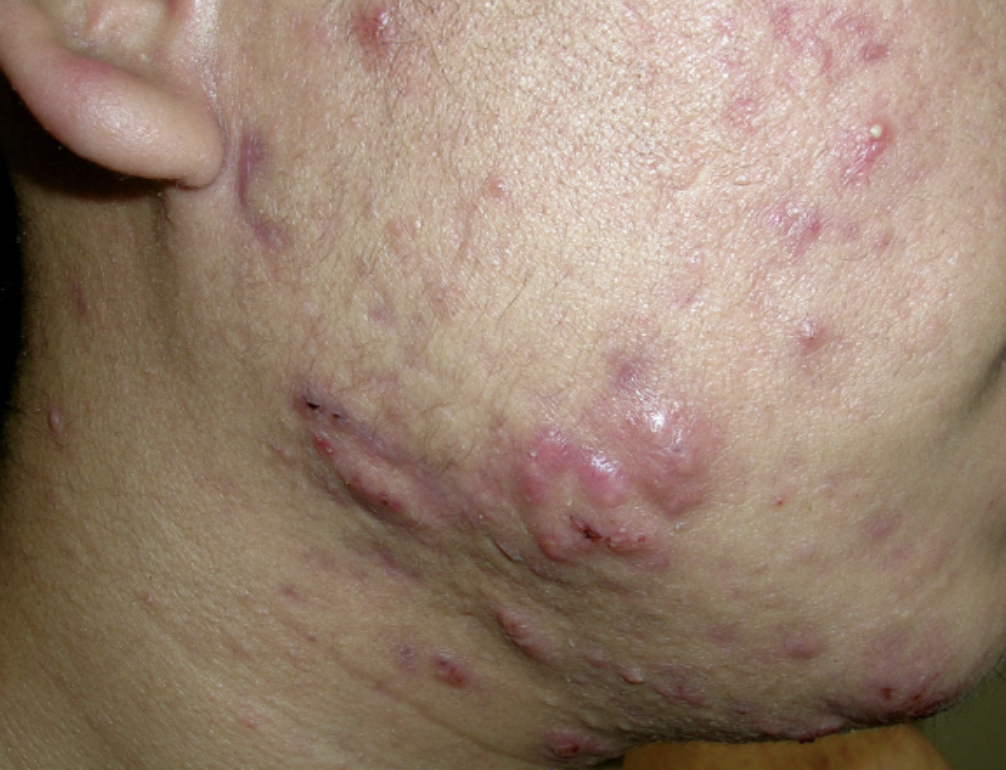
#> input picture 성민/스크린샷 2025-11-13 오후 4.03.55.png, 1006 x 770 px
$ python -i acne_detect.py   (imports and definitions only)
#> lines starting #> are read from the running program, lines starting #| are printed output that depends on the picture; after the words box and inside, x2 and y2 are one past the last pixel; in counts of white or black regions, pixels touching at a corner belong together
#> further down, picture is the input picture: shape (770, 1006, 3); mean B, G, R 110.6, 128.2, 150.7
import cv2
import numpy as np

# ---------------------------------------------------------
# 1. 피부 영역 추출 (BGR → YCrCb)
# ---------------------------------------------------------
def get_skin_mask_ycrcb(img):
    ycrcb = cv2.cvtColor(img, cv2.COLOR_BGR2YCrCb)
#> ycrcb: shape (770, 1006, 3); mean of channels 0, 1, 2 132.9, 140.7, 115.4
    y, cr, cb = cv2.split(ycrcb)
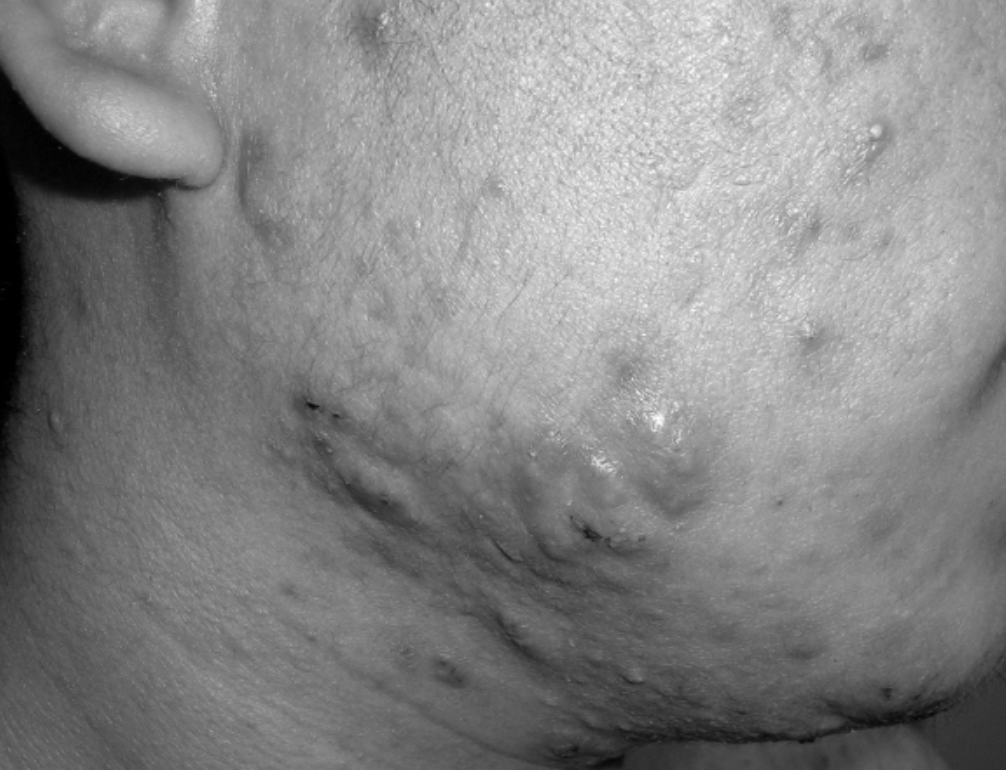
#> y: shape (770, 1006); min 0, max 251, mean 132.9
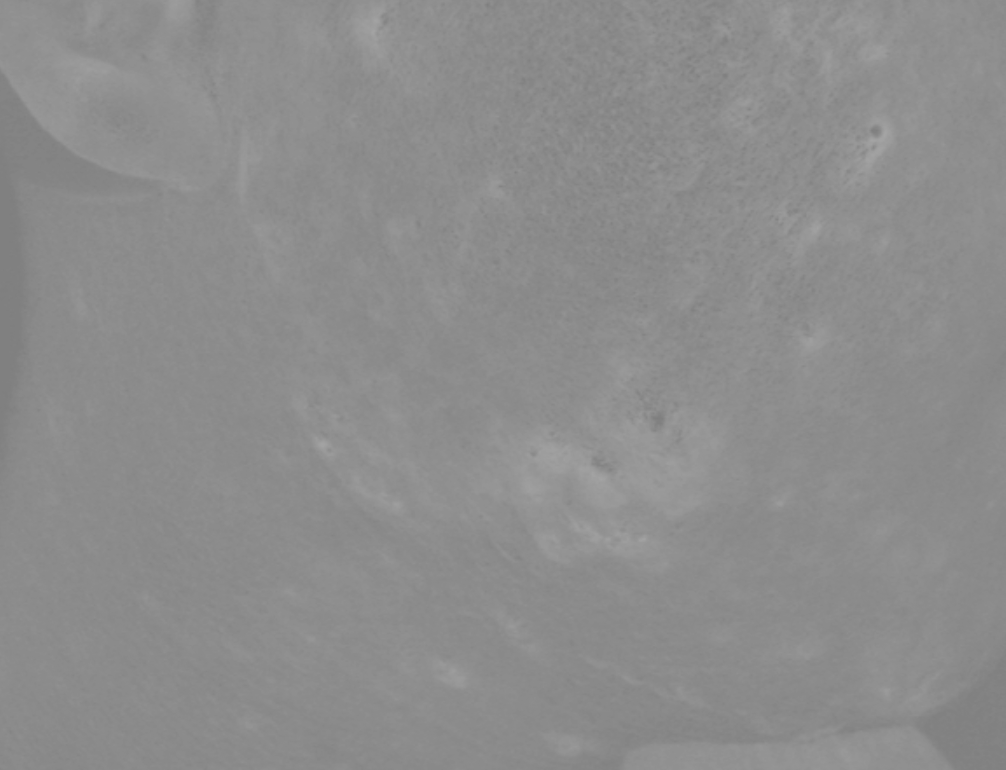
#> cr: shape (770, 1006); min 126, max 164, mean 140.7
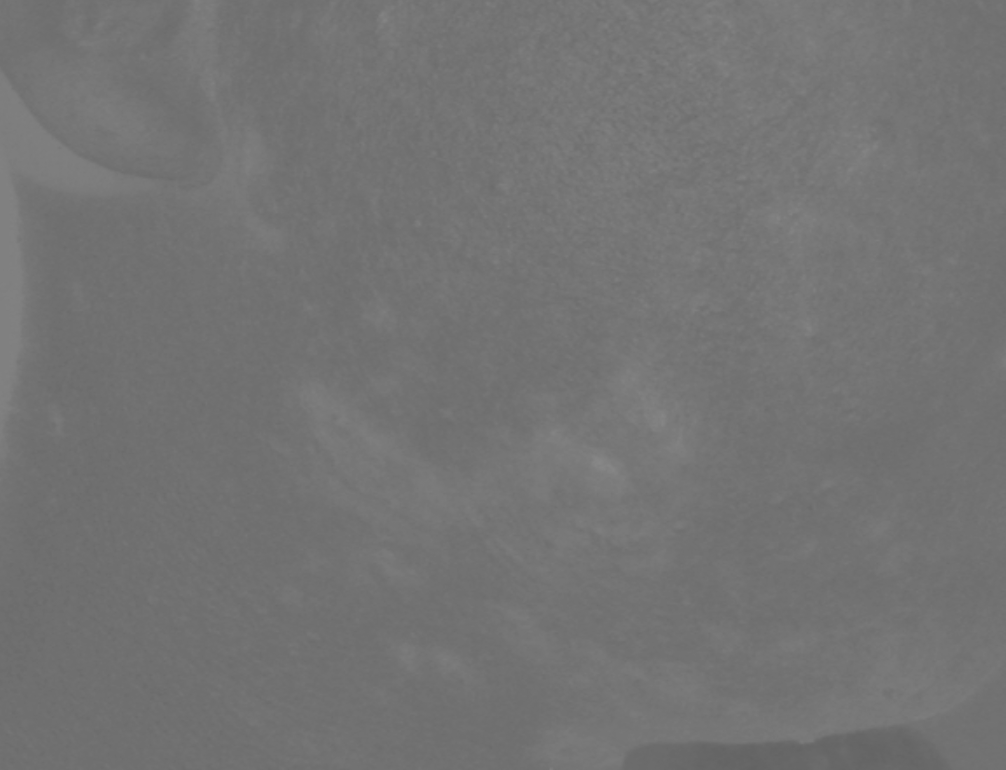
#> cb: shape (770, 1006); min 98, max 136, mean 115.4

    # 일반적인 피부색 범위 (약간 넉넉하게)
    cr_min, cr_max = 133, 173
    cb_min, cb_max = 77, 127

    skin_mask = cv2.inRange(ycrcb, (0, cr_min, cb_min), (255, cr_max, cb_max))
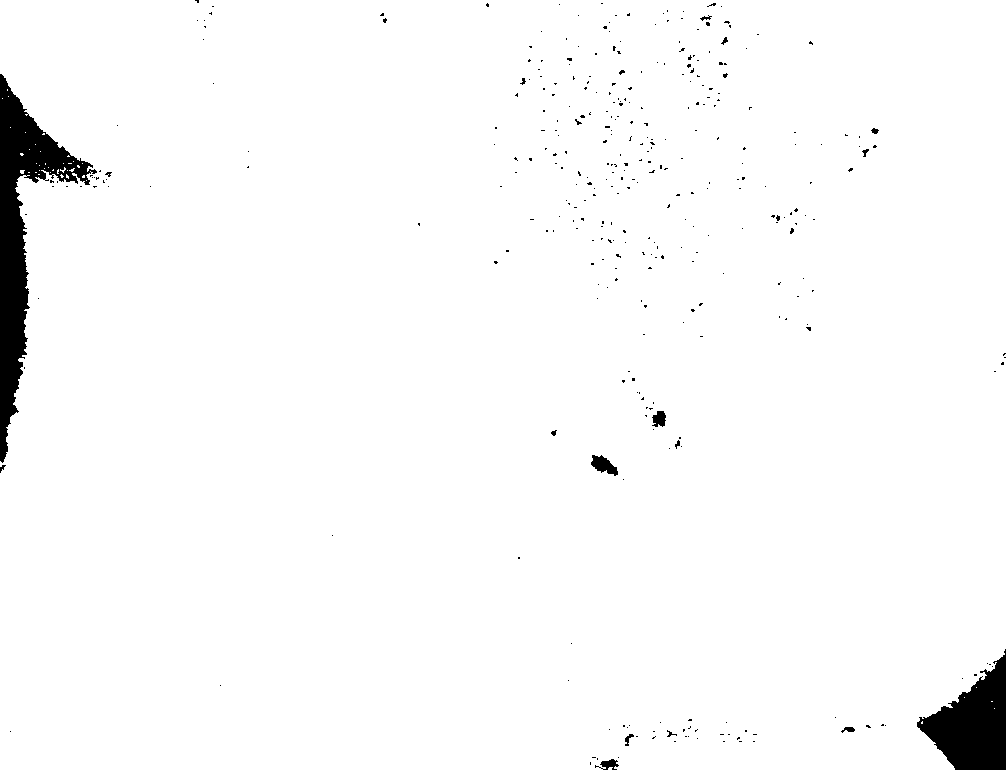
#> skin_mask: shape (770, 1006); 97.6% white; 355 black regions (339 under 20 px), largest, box (x1, y1, x2, y2) and area: (0, 74, 97, 463) 10229, (917, 649, 1006, 770) 5960, (591, 455, 618, 476) 314

    # Morphology
    kernel = cv2.getStructuringElement(cv2.MORPH_ELLIPSE, (5, 5))
    skin_mask = cv2.morphologyEx(skin_mask, cv2.MORPH_OPEN, kernel)
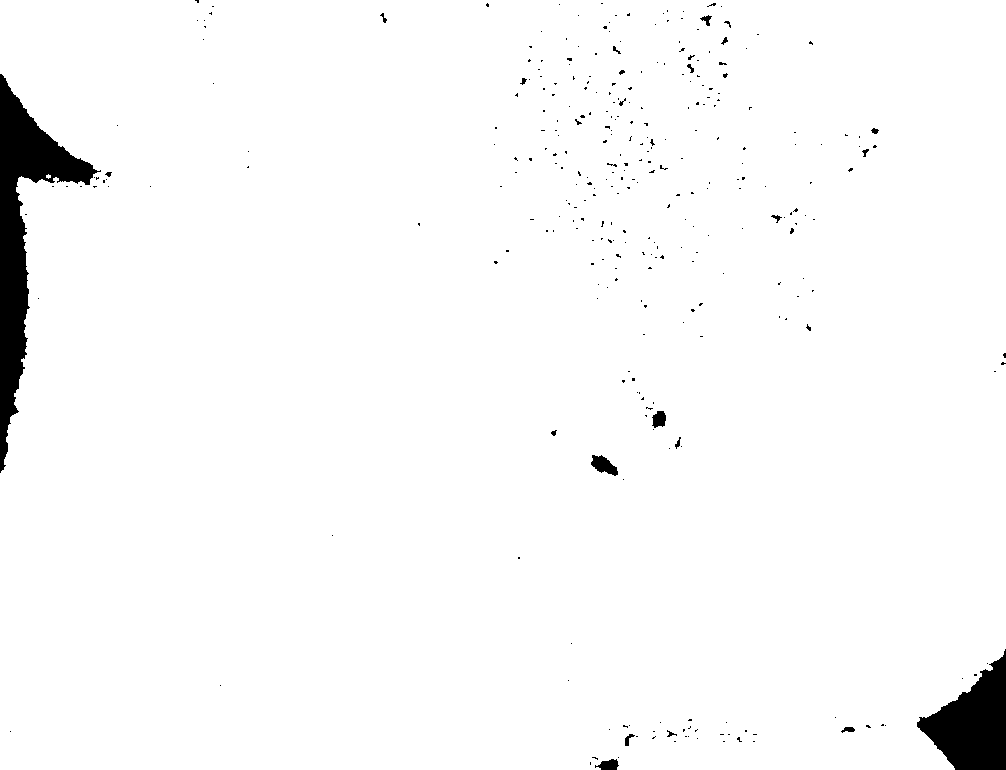
#> skin_mask: shape (770, 1006); 97.5% white; 323 black regions (302 under 20 px), largest, box (x1, y1, x2, y2) and area: (0, 74, 101, 473) 10694, (917, 649, 1006, 770) 6062, (591, 455, 618, 476) 324
    skin_mask = cv2.GaussianBlur(skin_mask, (7, 7), 0)

    return skin_mask


# ---------------------------------------------------------
# 2. HSV 기반 붉은색 후보 탐지 (Hue histogram peak)
# ---------------------------------------------------------
# [89 lines left out: functions get_red_candidate_mask, detect_acne_contours, draw_results, not called in this run]

>>> import cv2
>>> picture = cv2.imread('스크린샷 2025-11-13 오후 4.03.55.png')
>>> result = get_skin_mask_ycrcb(picture)

$ run again, on 성민/스크린샷 2025-11-13 오후 4.06.55.png
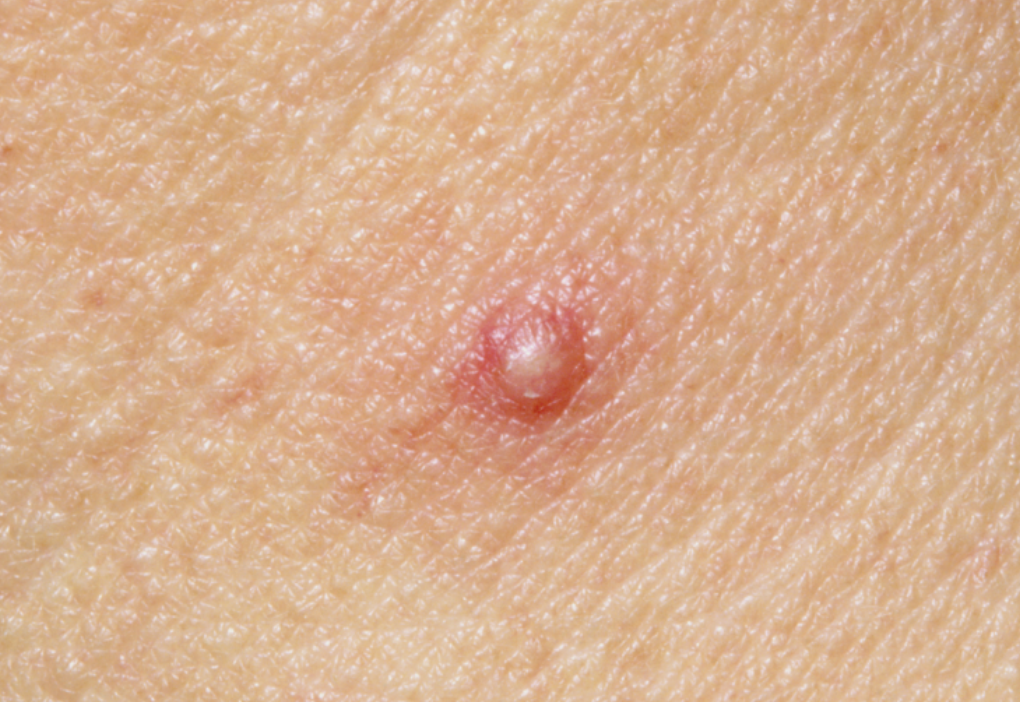
#> input picture 성민/스크린샷 2025-11-13 오후 4.06.55.png, 1020 x 702 px
#> picture is the input picture: shape (702, 1020, 3); mean B, G, R 143.5, 174.9, 216
#> ycrcb: shape (702, 1020, 3); mean of channels 0, 1, 2 183.6, 151.2, 105.4
#> in get_skin_mask_ycrcb, `y, cr, cb = cv2.split(ycrcb)`:
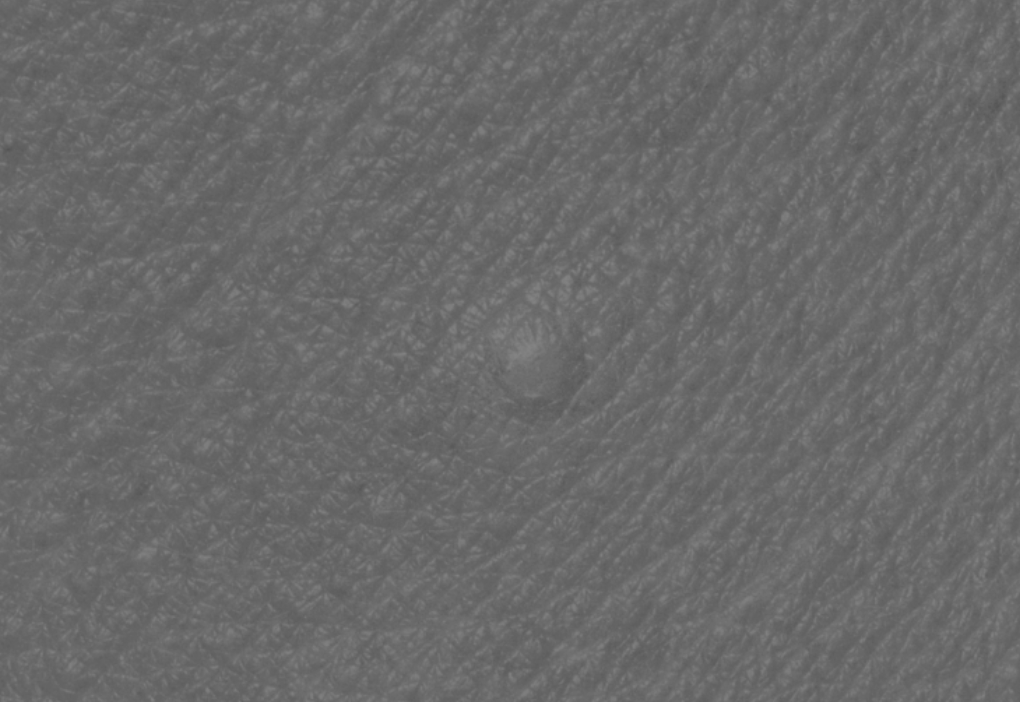
#> cb: shape (702, 1020); min 84, max 131, mean 105.4
#> in get_skin_mask_ycrcb, `skin_mask = cv2.morphologyEx(skin_mask, cv2.MORPH_OPEN, kernel)`:
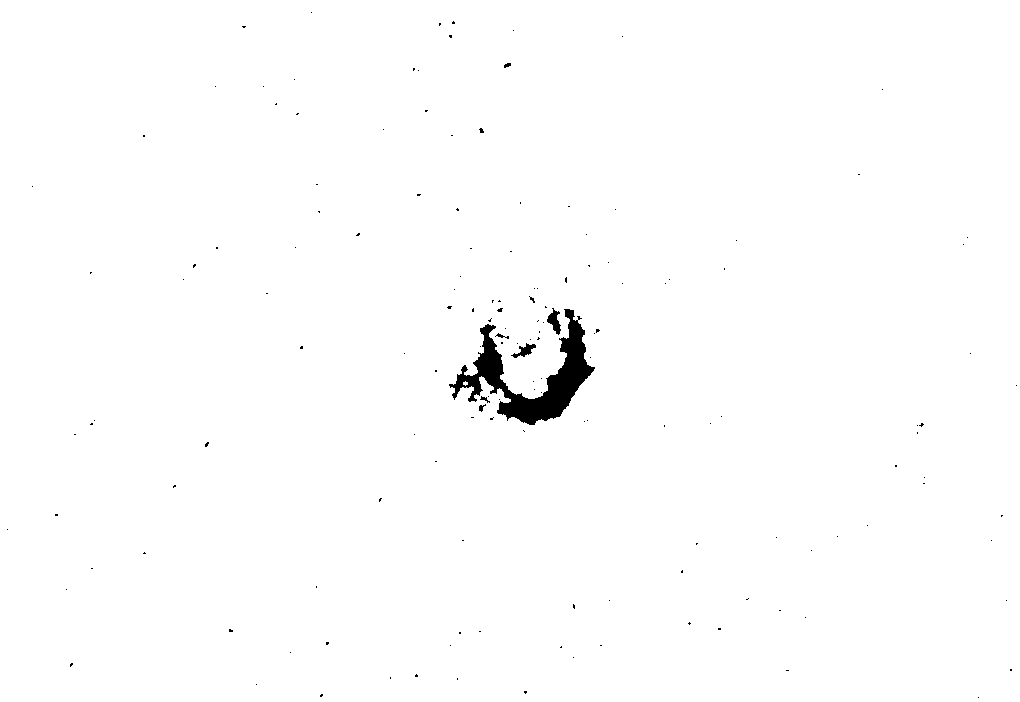
#> skin_mask: shape (702, 1020); 99.2% white; 155 black regions (148 under 20 px), largest, box (x1, y1, x2, y2) and area: (449, 309, 595, 425) 5117, (547, 308, 561, 335) 187, (511, 343, 536, 358) 153
